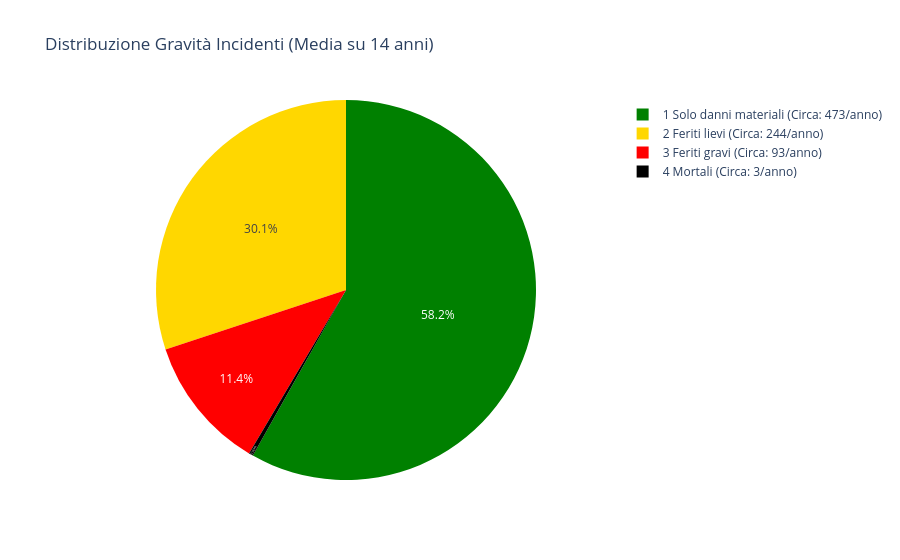

The cell this chart's notebook holds for it:
### Code cell
# Grafico a torta

# Calcolo delle medie annuali per ogni categoria
conteggi_gravita = df['Gravita_IT'].value_counts().reset_index()
conteggi_gravita.columns = ['Gravita_IT', 'Totale']
conteggi_gravita['Media_Annuale'] = (conteggi_gravita['Totale'] / num_anni).round(0).astype(int)
conteggi_gravita['Etichetta_Legenda'] = conteggi_gravita['Gravita_IT'] + " (Circa: " + conteggi_gravita['Media_Annuale'].astype(str) + "/anno)"

# Pie
color_map_pie = {row['Etichetta_Legenda']: color_map[row['Gravita_IT']] for _, row in conteggi_gravita.iterrows()}

fig1 = px.pie(
    conteggi_gravita, 
    names='Etichetta_Legenda', 
    values='Totale',
    color='Etichetta_Legenda',
    color_discrete_map=color_map_pie,
    title=f"Distribuzione Gravità Incidenti (Media su {num_anni} anni)"
)


fig1.update_traces(
    textposition='inside', 
    hovertemplate="<b>%{label}</b><br>Totale incidenti: %{value}<extra></extra>"
)

fig1.show()

### Figure 1 — Plotly figure (JSON) as saved in the notebook; plotly's stock layout.template omitted (floating-point values rounded to 4 significant figures)
{"data": [{"customdata": [["1 Solo danni materiali (Circa: 473/anno)"], ["2 Feriti lievi (Circa: 244/anno)"], ["3 Feriti gravi (Circa: 93/anno)"], ["4 Mortali (Circa: 3/anno)"]], "domain": {"x": [0, 1], "y": [0, 1]}, "hovertemplate": "<b>%{label}</b><br>Totale incidenti: %{value}<extra></extra>", "labels": ["1 Solo danni materiali (Circa: 473/anno)", "2 Feriti lievi (Circa: 244/anno)", "3 Feriti gravi (Circa: 93/anno)", "4 Mortali (Circa: 3/anno)"], "legendgroup": "", "marker": {"colors": ["green", "gold", "red", "black"]}, "name": "", "showlegend": true, "textposition": "inside", "type": "pie", "values": [6620, 3422, 1299, 42]}], "layout": {"legend": {"tracegroupgap": 0}, "title": {"text": "Distribuzione Gravità Incidenti (Media su 14 anni)"}}}
